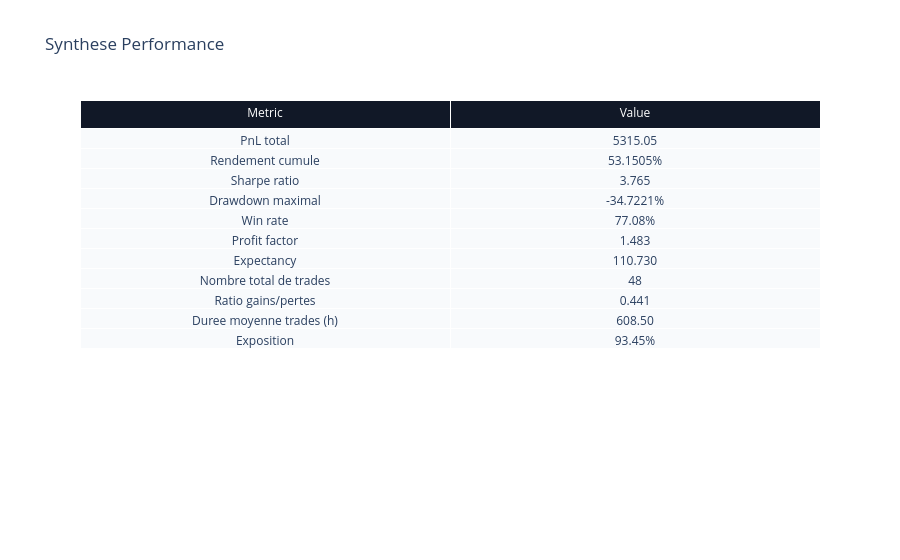
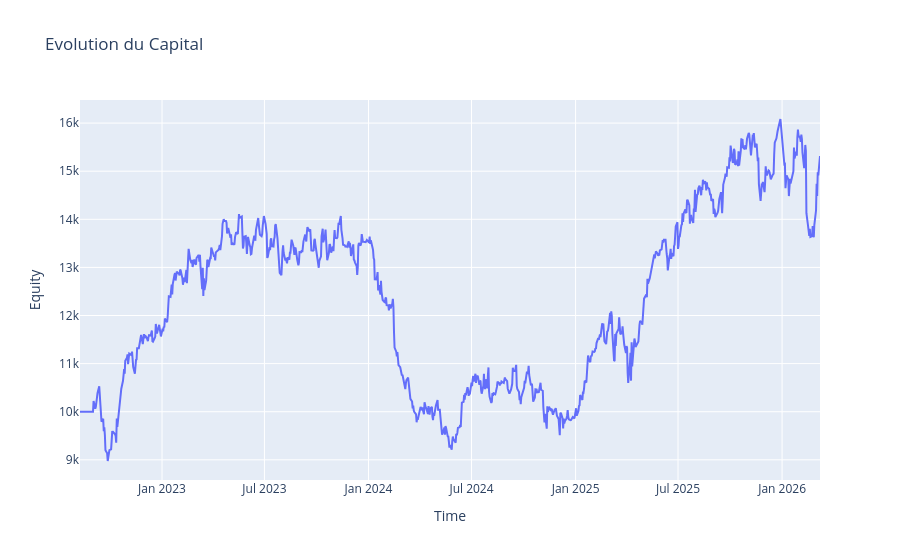
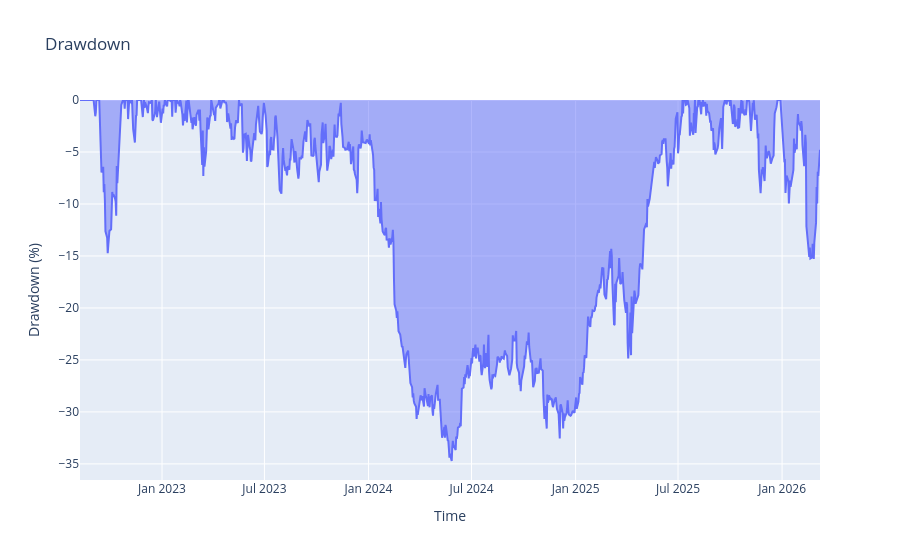
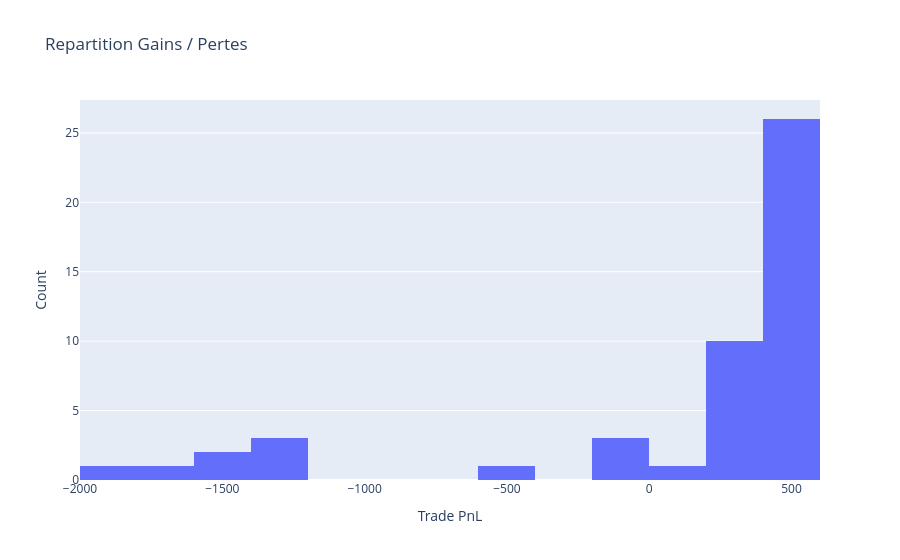

The cell these charts' notebook holds for them, in order:
### Code cell
start_iso = market_df.index.min().isoformat().replace('+00:00', 'Z')
end_iso = market_df.index.max().isoformat().replace('+00:00', 'Z')

cfg = v3.BacktestConfig(start=start_iso, end=end_iso)
cfg = replace(cfg, **BT_OVERRIDES)
v3.validate_config(v3.resolve_config(cfg))

run_obj, run_path = v3.execute_first_check_pipeline_external(
    cfg,
    market_df=market_df,
    labels_df=labels_df,
    persist=PERSIST_RUN,
    render=False,
)

print('Run path:', run_path)
display(pd.DataFrame([run_obj['core_metrics']]))
display(run_obj['trades'].head(20))
v3.render_viz_bundle(run_obj['viz_bundle'])

### Figure 1 — Plotly figure (JSON) as saved in the notebook; plotly's stock layout.template omitted (floating-point values rounded to 4 significant figures)
{"data": [{"cells": {"fill": {"color": "#F8FAFC"}, "values": [["PnL total", "Rendement cumule", "Sharpe ratio", "Drawdown maximal", "Win rate", "Profit factor", "Expectancy", "Nombre total de trades", "Ratio gains/pertes", "Duree moyenne trades (h)", "Exposition"], ["5315.05", "53.1505%", "3.765", "-34.7221%", "77.08%", "1.483", "110.730", "48", "0.441", "608.50", "93.45%"]]}, "header": {"fill": {"color": "#111827"}, "font": {"color": "white"}, "values": ["Metric", "Value"]}, "type": "table"}], "layout": {"title": {"text": "Synthese Performance"}}}

### Figure 2 — Plotly figure (JSON) as saved in the notebook; plotly's stock layout.template omitted (floating-point values rounded to 4 significant figures; data arrays with more than 128 entries replaced by an {"elided": "..."} marker saying what was removed)
{"data": [{"mode": "lines", "name": "Equity", "type": "scatter", "x": {"elided": "916 str values"}, "y": {"elided": "916 float values"}}], "layout": {"title": {"text": "Evolution du Capital"}, "xaxis": {"title": {"text": "Time"}}, "yaxis": {"title": {"text": "Equity"}}}}

### Figure 3 — Plotly figure (JSON) as saved in the notebook; plotly's stock layout.template omitted (floating-point values rounded to 4 significant figures; data arrays with more than 128 entries replaced by an {"elided": "..."} marker saying what was removed)
{"data": [{"fill": "tozeroy", "mode": "lines", "name": "Drawdown %", "type": "scatter", "x": {"elided": "916 str values"}, "y": {"elided": "916 float values"}}], "layout": {"title": {"text": "Drawdown"}, "xaxis": {"title": {"text": "Time"}}, "yaxis": {"title": {"text": "Drawdown (%)"}}}}

### Figure 4 — Plotly figure (JSON) as saved in the notebook; plotly's stock layout.template omitted (floating-point values rounded to 4 significant figures)
{"data": [{"name": "Trade PnL", "nbinsx": 24, "type": "histogram", "x": [389.6, -1256.0, 355.9, 369.7, 384.1, 399.1, 414.6, 430.8, 447.6, 465.0, 483.1, 501.9, 521.5, -86.44, -503.4, 518.8, 182.0, -1695.0, -1490.0, -1310.0, 371.1, 221.6, 394.2, 409.5, -16.31, -1318.0, 373.5, 388.0, 403.2, 418.9, 435.2, 452.1, -1457.0, 413.0, 429.1, 445.8, 463.1, 481.2, 499.9, 519.4, 539.6, 560.7, 582.5, -0.2667, -1878.0, 532.0, 552.8, 574.3]}], "layout": {"title": {"text": "Repartition Gains / Pertes"}, "xaxis": {"title": {"text": "Trade PnL"}}, "yaxis": {"title": {"text": "Count"}}}}
